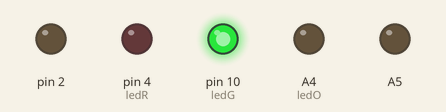
Simulated run of this sketch. Board: Arduino Uno, built with avr-gcc and run on an emulated ATmega328P. On the bench: output pins drawn as LEDs (lit = HIGH).

Above: at 0.9 s.
At 7.8 s:
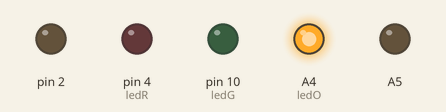
At 31.5 s:
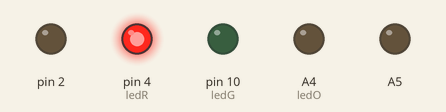
Timing chart, 0 to 35.1 s (numbered marks = the images above):
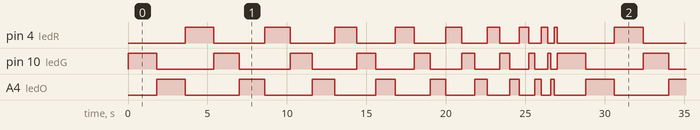

The sketch:

02_LEDStoplight.ino
```cpp
int x = 2000;
int ledR = 4;
int ledG = 10;
int ledO = A4;


void setup() {
  // put your setup code here, to run once:
// initialize digital pin LED_BUILTIN as an output.

  pinMode(10,OUTPUT);
  pinMode(4,OUTPUT) ;
  pinMode(2, OUTPUT);
  pinMode(A4, OUTPUT);
  pinMode(A5, OUTPUT);
  digitalWrite(A5,LOW); //used as ground pin
  digitalWrite(2, LOW); //used as a ground pin
}
void loop() {
  // put your main code here, to run repeatedly:
  while(x > 1){
  x = x-200;
    digitalWrite(ledG, HIGH);
  delay(x);
  digitalWrite(ledG,LOW);

    digitalWrite(ledO, HIGH);
  delay(x);
  digitalWrite(ledO,LOW);

  digitalWrite(ledR, HIGH);   // LED on
  delay(x);                       // wait for a second
  digitalWrite(ledR, LOW);  // LED OFF


  }
  x=2000;
  }
```

Measured:
- by itself, A4 (ledO): repeats every 27.0 s: LOW 3.4 s, HIGH 1.6 s, LOW 3.0 s, HIGH 1.4 s, LOW 2.6 s, HIGH 1.2 s, LOW 2.2 s, HIGH 1.0 s, LOW 1.8 s, HIGH 0.80 s, LOW 1.4 s, HIGH 0.60 s, LOW 1.0 s, HIGH 0.40 s, LOW 0.60 s, HIGH 0.20 s, LOW 2.0 s, HIGH 1.8 s
- by itself, pin 4 (ledR): repeats every 27.0 s: LOW 3.2 s, HIGH 1.6 s, LOW 2.8 s, HIGH 1.4 s, LOW 2.4 s, HIGH 1.2 s, LOW 2.0 s, HIGH 1.0 s, LOW 1.6 s, HIGH 0.80 s, LOW 1.2 s, HIGH 0.60 s, LOW 0.80 s, HIGH 0.40 s, LOW 0.40 s, HIGH 0.20 s, LOW 3.6 s, HIGH 1.8 s
- by itself, everything shown: repeats every 27.0 s, in 27 steps
